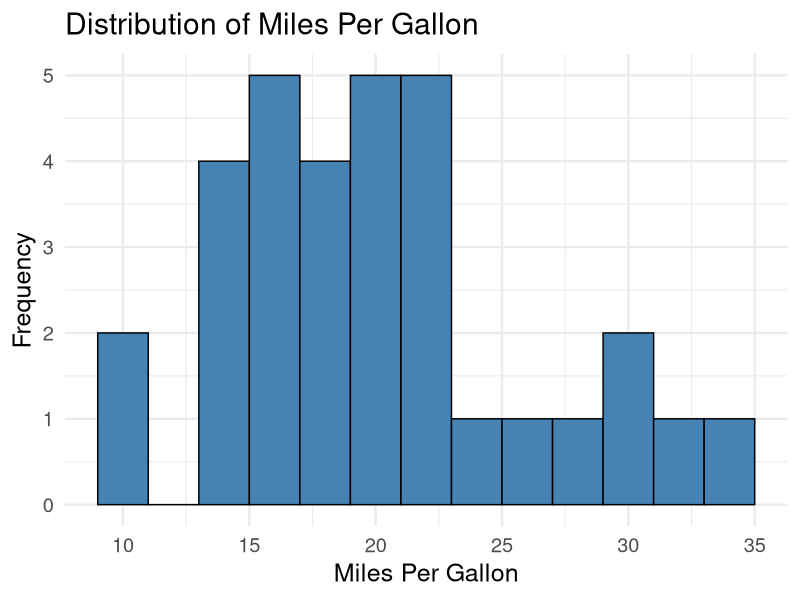
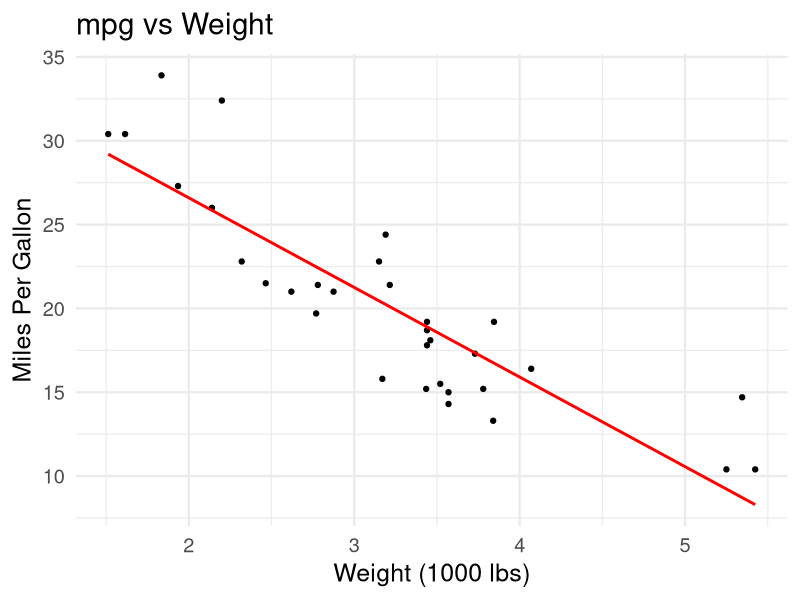

Generate these figures, in order, with R:
## ---- chunk 1
#| include: false
# Load necessary libraries
library(ggplot2)
ggplot2::theme_set(theme_minimal(base_size = 18))
data("mtcars")
## ---- chunk 2
#| echo: true

summary(mtcars[, c("mpg", "wt")])
## ---- chunk 3
#| fig-cap: Histogram of mpg
#| label: fig-hist
ggplot(mtcars, aes(x = mpg)) +
  geom_histogram(binwidth = 2, fill = "steelblue", color = "black") +
  labs(title = "Distribution of Miles Per Gallon", x = "Miles Per Gallon", y = "Frequency")
## ---- chunk 4
#| fig-cap: Scatter plot of mpg vs wt
#| label: fig-scat
ggplot(mtcars, aes(x = wt, y = mpg)) +
  geom_point() +
  geom_smooth(method = "lm", se = FALSE, color = "red") +
  labs(title = "mpg vs Weight", x = "Weight (1000 lbs)", y = "Miles Per Gallon")
